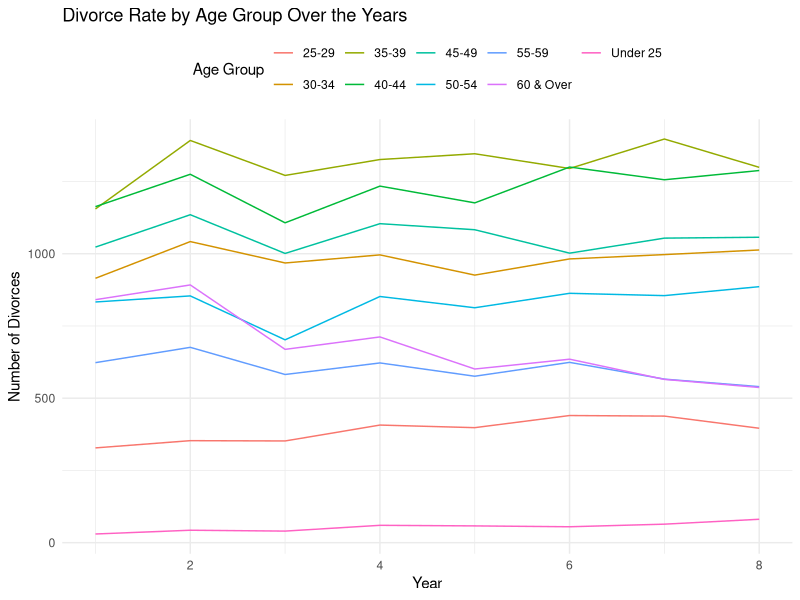

Write R code to recreate this figure.
# Install and load necessary packages
install.packages("ggplot2")
library(ggplot2)

# Create a data frame with the provided data
data <- data.frame(
  Age_Group = c("Under 25", "25-29", "30-34", "35-39", "40-44", "45-49", "50-54", "55-59", "60 & Over"),
  `2022` = c(30, 328, 915, 1155, 1163, 1023, 833, 623, 841),
  `2021` = c(43, 353, 1042, 1392, 1275, 1135, 854, 676, 892),
  `2020` = c(40, 352, 968, 1271, 1107, 1001, 702, 582, 669),
  `2019` = c(60, 407, 996, 1326, 1234, 1104, 852, 622, 712),
  `2018` = c(58, 398, 926, 1346, 1176, 1083, 813, 576, 601),
  `2017` = c(55, 440, 982, 1295, 1300, 1002, 863, 624, 635),
  `2016` = c(64, 438, 997, 1397, 1256, 1054, 855, 566, 565),
  `2015` = c(81, 396, 1013, 1299, 1288, 1057, 886, 540, 537)
)

# Convert the data to long format
library(reshape2)
data_long <- melt(data, id.vars = "Age_Group", variable.name = "Year", value.name = "Number")

# Plot the data
ggplot(data_long, aes(x = as.numeric(Year), y = Number, color = Age_Group, group = Age_Group)) +
  geom_line() +
  labs(title = "Divorce Rate by Age Group Over the Years",
       x = "Year",
       y = "Number of Divorces",
       color = "Age Group") +
  theme_minimal() +
  theme(legend.position = "top")

